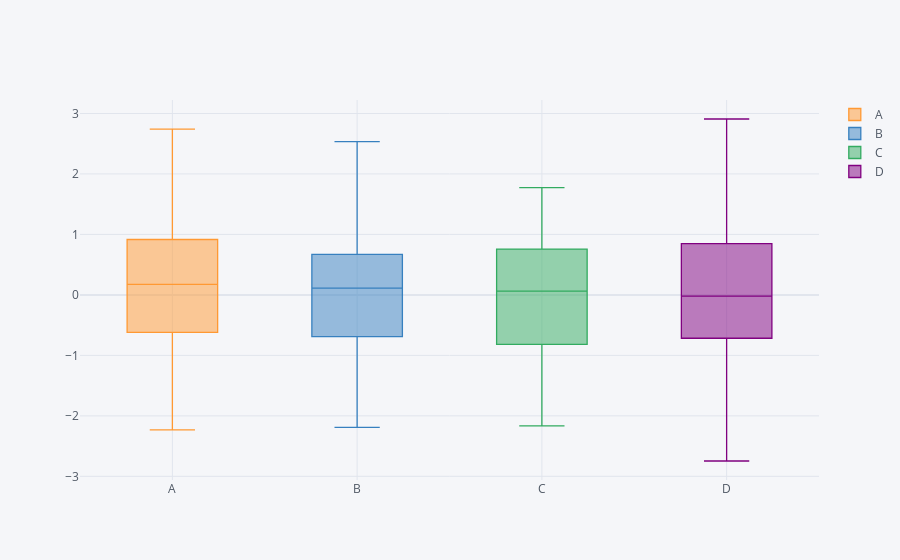

The cell this chart's notebook holds for it:
### Code cell
#Boxplot
df.iplot(kind='box')
